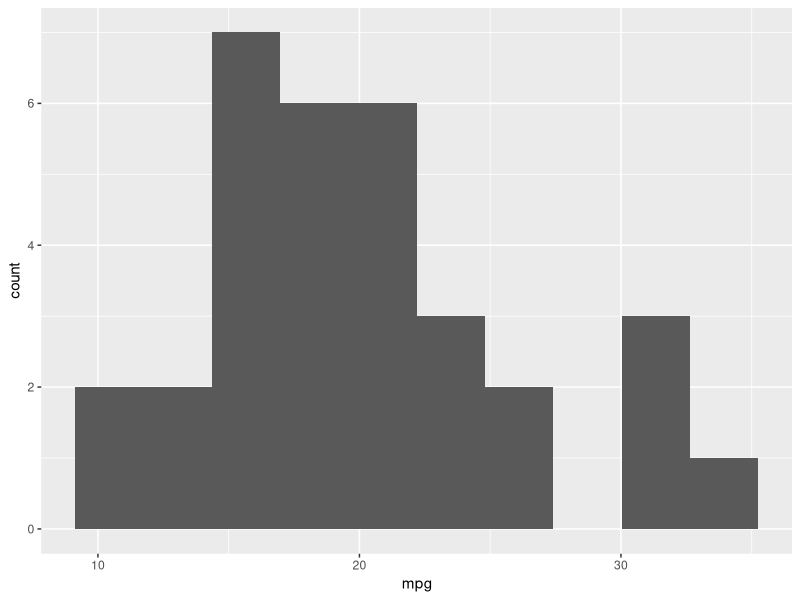
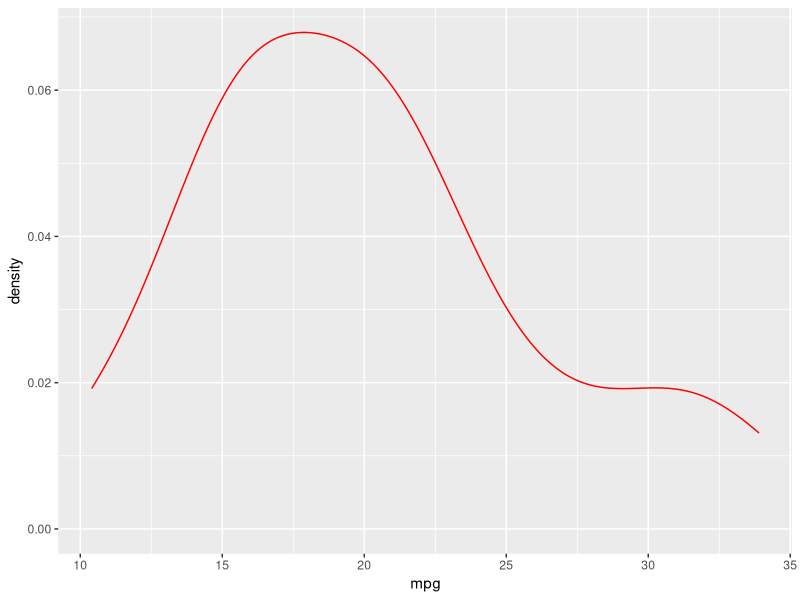
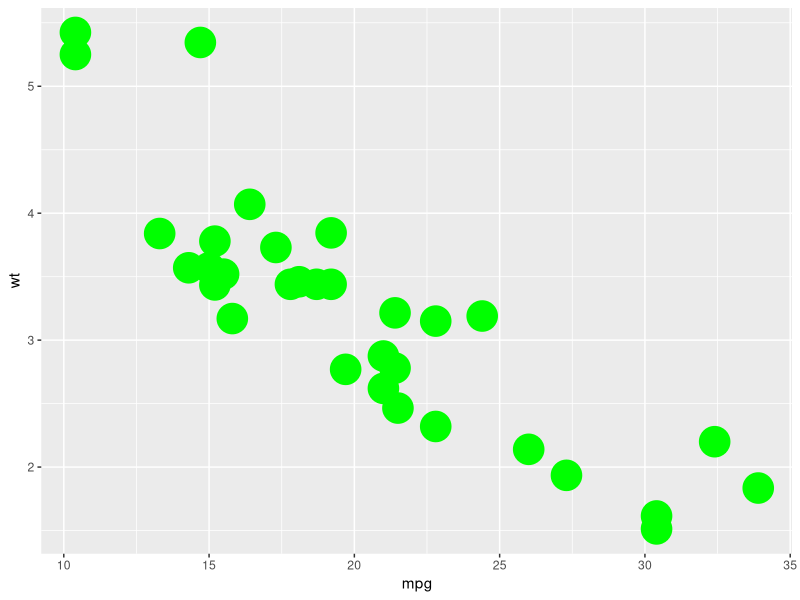
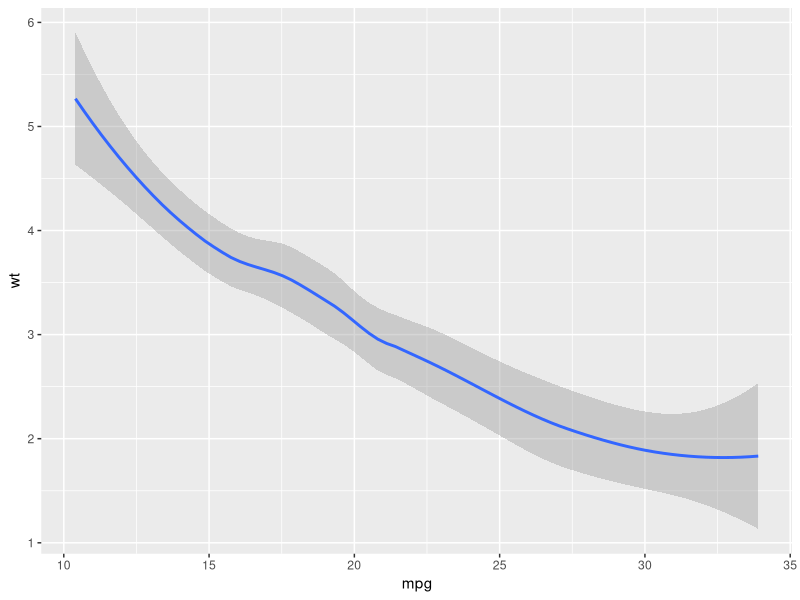
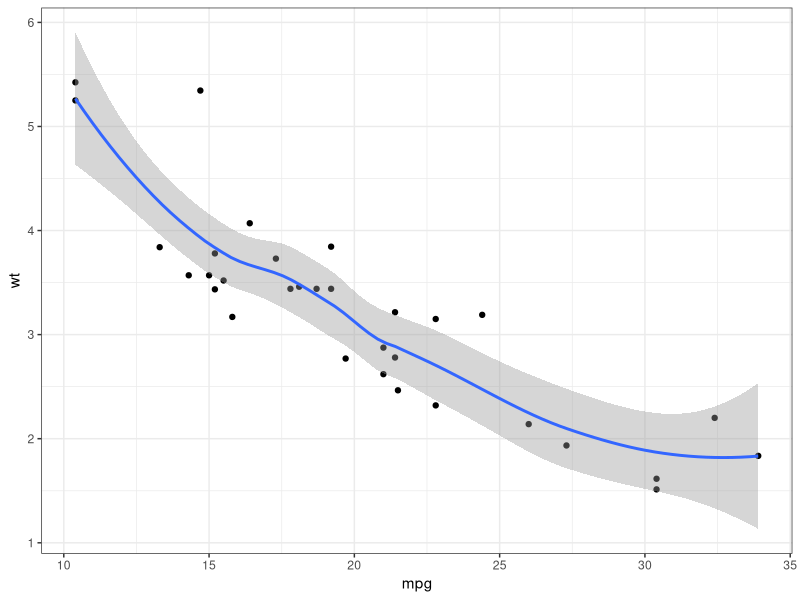

R code for these plots, in order:
library(tidyverse)
head(mtcars)
dim(mtcars)
filter(mtcars, mpg > 20)

mtcars %>%  ggplot(aes(x = mpg)) + geom_histogram (bins=10)

mtcars %>%  ggplot(aes(x = mpg)) + geom_density (col="red")


mtcars %>%  ggplot(aes(x = mpg, y= wt)) + geom_point ( col= "green", size=10)

mtcars %>%  ggplot(aes(x = mpg, y= wt)) + geom_smooth()



mtcars %>%  ggplot(aes(x = mpg, y= wt)) + geom_point () + geom_smooth() + theme_bw()

